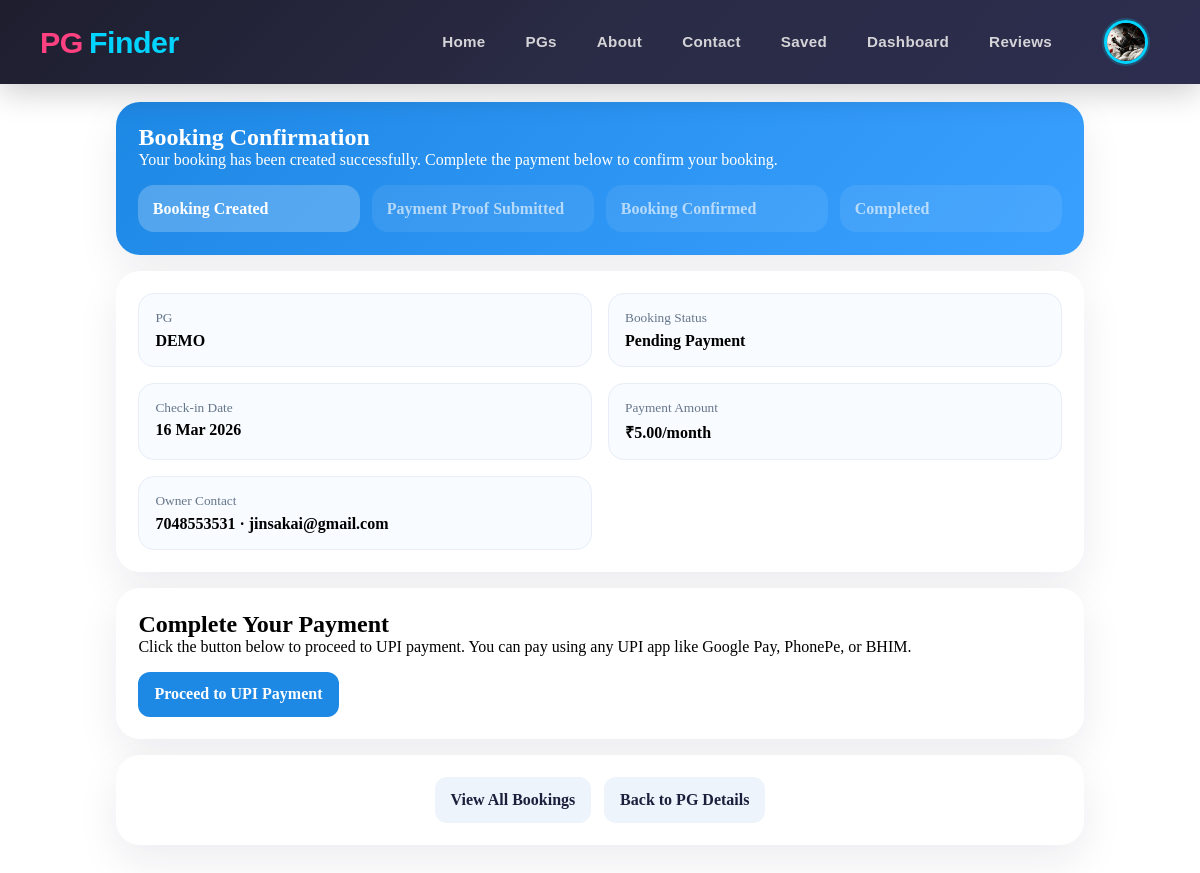
The app's page /pgs/booking-confirmation/10/ (signed in), older data.
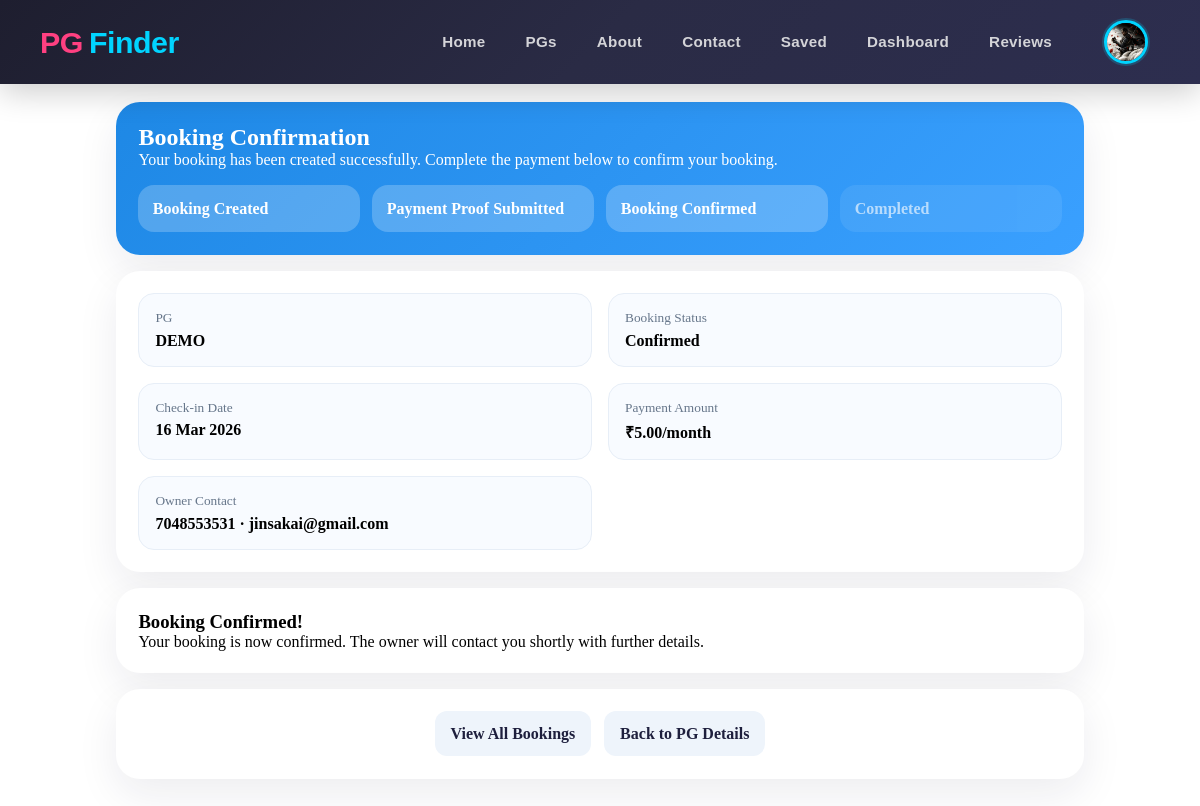
The same page, newer data.
### pgs/models.py (models this page shows, shortened)
class Booking(models.Model):
    STATUS_CHOICES = [
        ("pending", "Pending Payment"),
        ("pending_payment_review", "Pending Payment Review"),
        ("confirmed", "Confirmed"),
        ("cancelled", "Cancelled"),
        ("completed", "Completed"),
    ]
    tenant = models.ForeignKey(Users, on_delete=models.CASCADE, related_name="bookings")
    pg = models.ForeignKey(PgListing, on_delete=models.CASCADE, related_name="bookings")
    booking_date = models.DateTimeField(auto_now_add=True)
    check_in_date = models.DateField()
    check_out_date = models.DateField(blank=True, null=True)
    amount = models.DecimalField(max_digits=10, decimal_places=2)
    status = models.CharField(max_length=30, choices=STATUS_CHOICES, default="pending")
    qr_code = models.ImageField(upload_to="qr_codes/", blank=True, null=True)
    phonepe_upi = models.CharField(max_length=100, blank=True, null=True)
    payment_id = models.CharField(max_length=100, blank=True, null=True)
    payment_reference = models.CharField(max_length=100, blank=True)
    payment_screenshot = models.ImageField(upload_to="payment_screenshots/", blank=True, null=True)
    payment_confirmed_date = models.DateTimeField(blank=True, null=True)
    reviewed_by = models.ForeignKey(
        Users,
        on_delete=models.SET_NULL,
        blank=True,
        null=True,
        related_name="reviewed_bookings",
    )
    review_notes = models.TextField(blank=True)
    created_at = models.DateTimeField(auto_now_add=True)
    updated_at = models.DateTimeField(auto_now=True)
    class Meta:
        ordering = ["-booking_date"]

class PgListing(models.Model):
    TYPE_CHOICES = [
        ("boys", "Boys"),
        ("girls", "Girls"),
        ("coed", "Coed"),
        ("family", "Family"),
    ]
    SHARING_CHOICES = [
        ("single", "Single"),
        ("double", "Double"),
        ("triple", "Triple"),
        ("quad", "Quad"),
    ]
    FURNISHING_CHOICES = [
        ("fully_furnished", "Fully Furnished"),
        ("semi_furnished", "Semi Furnished"),
        ("unfurnished", "Unfurnished"),
    ]
    owner = models.ForeignKey(Users, on_delete=models.CASCADE, related_name="pg_listings")
    title = models.CharField(max_length=100)
    slug = models.SlugField(max_length=200, unique=True)
    description = models.TextField()
    address = models.CharField(max_length=255)
    city = models.CharField(max_length=100)
    state = models.CharField(max_length=100)
    pin_code = models.CharField(max_length=10)
    price_per_month = models.DecimalField(max_digits=10, decimal_places=2)
    security_deposit = models.DecimalField(max_digits=10, decimal_places=2, default=0)
    available_from = models.DateField()
    is_available = models.BooleanField(default=True)
    type_of_pg = models.CharField(max_length=20, blank=True, null=True, choices=TYPE_CHOICES)
    amenities = models.TextField(help_text="Comma-separated list of amenities", blank=True, null=True)
    preferred_tenants = models.CharField(
        max_length=255,
        blank=True,
        help_text="Comma-separated preferred tenant types",
    )
    furnishing_status = models.CharField(
        max_length=30,
        choices=FURNISHING_CHOICES,
        default="fully_furnished",
    )
    food_available = models.BooleanField(default=False)
    parking_available = models.BooleanField(default=False)
    wifi_available = models.BooleanField(default=False)
    rules_or_restrictions = models.TextField(blank=True)
    sharing_type = models.CharField(max_length=20, choices=SHARING_CHOICES)
    created_at = models.DateTimeField(auto_now_add=True)
    updated_at = models.DateTimeField(auto_now=True)
    class Meta:
        ordering = ["-created_at"]

### users/models.py (models this page shows, shortened)
class MyUser(AbstractBaseUser):
    email = models.EmailField(
        verbose_name="Email Address",
        max_length=255,
        unique=True,
    )
    username = models.CharField(max_length=50,unique=True)
    first_name = models.CharField(max_length=50)
    last_name = models.CharField(max_length=50)
    gender = models.CharField(max_length=30,blank=True,null=True, choices=[
        ('male','Male'),
        ('female','Female'),
    ])
    date_of_birth = models.DateField(blank=True, null=True)
    phone =  models.CharField(max_length=15,unique=True )
    profile_image = models.ImageField(upload_to='profile_images/', blank=True, null=True)
    is_owner = models.BooleanField(default=False)
    aadhar_card = models.CharField(max_length=20, unique=True, blank=True, null=True)
    address = models.TextField(blank=True, null=True)
    city = models.CharField(max_length=100, blank=True, null=True)
    state = models.CharField(max_length=100, blank=True, null=True)
    pin_code = models.CharField(max_length=10, blank=True, null=True)
    date_joined = models.DateTimeField(auto_now_add=True,blank=True)
    last_login = models.DateTimeField(auto_now_add=True)
    is_admin = models.BooleanField(default=False)
    is_staff = models.BooleanField(default=False)
    is_active = models.BooleanField(default=False)
    is_superadmin = models.BooleanField(default=False)
    objects = MyUserManager()
    USERNAME_FIELD = "email"
    REQUIRED_FIELDS = ["username","first_name", "last_name", "date_of_birth"]

### pgs/views.py (the view)
# urls.py: path("booking-confirmation/<int:booking_id>/", views.booking_confirmation, name="booking_confirmation"),
@login_required(login_url="user_login")
def booking_confirmation(request, booking_id):
    booking = get_object_or_404(Booking.objects.select_related("pg", "tenant"), id=booking_id, tenant=request.user)
    timeline = [
        {"key": "pending", "label": "Booking Created"},
        {"key": "pending_payment_review", "label": "Payment Proof Submitted"},
        {"key": "confirmed", "label": "Booking Confirmed"},
        {"key": "completed", "label": "Completed"},
    ]
    current_index = next(
        (index for index, item in enumerate(timeline) if item["key"] == booking.status),
        0,
    )
    for index, item in enumerate(timeline):
        item["done"] = index <= current_index
    context = {
        "booking": booking,
        "pg": booking.pg,
        "qr_code_url": booking.qr_code.url if booking.qr_code else None,
        "timeline": timeline,
    }
    return render(request, "pgs/booking_confirmation.html", context)

### templates/pgs/booking_confirmation.html (shortened to what this page needs)
{% extends "base.html" %}
{% block content %}
<section class="booking-shell">
  <div class="hero">
    <h1>Booking Confirmation</h1>
    <p>Your booking has been created successfully. Complete the payment below to confirm your booking.</p>
    <div class="timeline">
      {% for step in timeline %}
        <div class="timeline-step {% if step.done %}done{% endif %}">
          <strong>{{ step.label }}</strong>
        </div>
      {% endfor %}
    </div>
  </div>
  <div class="panel detail-grid">
    <div class="tile">
      <small>PG</small>
      <strong>{{ booking.pg.title }}</strong>
    </div>
    <div class="tile">
      <small>Booking Status</small>
      <strong>{{ booking.get_status_display }}</strong>
    </div>
    <div class="tile">
      <small>Check-in Date</small>
      <strong>{{ booking.check_in_date|date:"d M Y" }}</strong>
    </div>
    <div class="tile">
      <small>Payment Amount</small>
      <strong>₹{{ booking.amount }}/month</strong>
    </div>
    <div class="tile">
      <small>Owner Contact</small>
      <strong>{{ booking.pg.owner.phone }} · {{ booking.pg.owner.email }}</strong>
    </div>
  </div>
  {% if booking.status == "pending" %}
    <div class="panel">
      <h2>Complete Your Payment</h2>
      <p>Click the button below to proceed to UPI payment. You can pay using any UPI app like Google Pay, PhonePe, or BHIM.</p>
      <div class="cta-row">
        <a class="primary" href="{% url 'initiate_payment' booking.id %}">
           Proceed to UPI Payment
        </a>
      </div>
    </div>
  {% elif booking.status == "confirmed" %}
    <div class="panel alert alert-success">
      <h3> Booking Confirmed!</h3>
      <p>Your booking is now confirmed. The owner will contact you shortly with further details.</p>
    </div>
  {% endif %}
  <div class="panel cta-row" style="justify-content:center;">
    <a class="secondary" href="{% url 'my_bookings_list' %}">View All Bookings</a>
    <a class="secondary" href="{% url 'pg_detail' booking.pg.slug %}">Back to PG Details</a>
  </div>
</section>
{% endblock %}

Row changes from the older to the newer data that the page shows:
changed Booking "DEMO": status "Pending Payment" → "Confirmed"
Text that changed along with them:
text no longer shown: "Complete Your Payment Click the button below to proceed to UPI payment. You can pay using any UPI app like Google Pay, PhonePe, or BHIM. Proceed to UPI Payment"
text now shown: "Booking Confirmed! Your booking is now confirmed. The owner will contact you shortly with further details."
